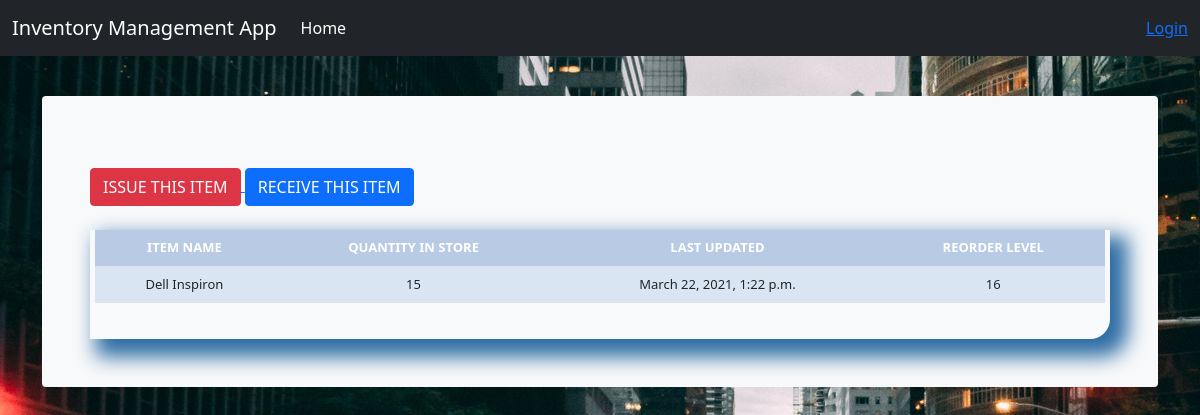
/item_detail/1/, run on an earlier commit of the app's database.
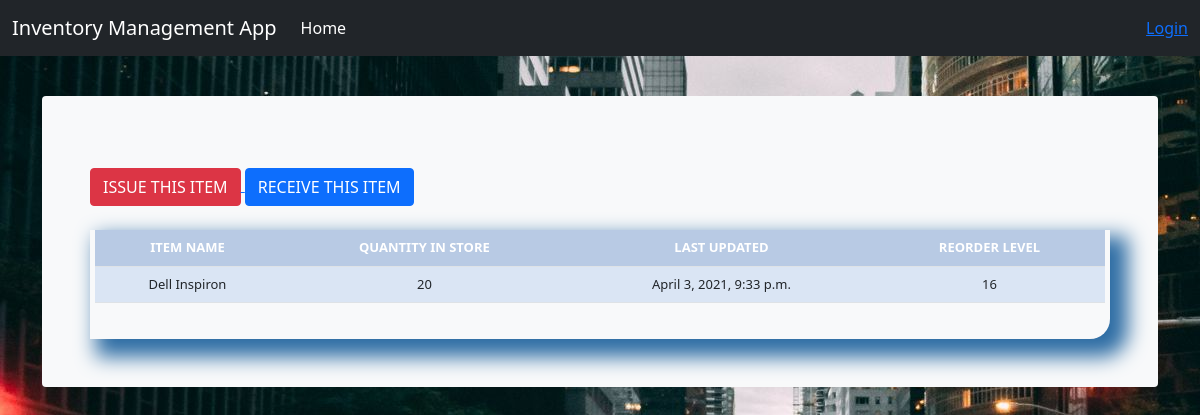
And on a later commit of the database.
### inventory/models.py (models this page shows, shortened)
class Stock(models.Model):
    category = models.CharField(
        max_length=50, blank=True, null=True)
    item_name = models.CharField(
        max_length=50, unique=True, blank=True, null=True)
    quantity = models.PositiveIntegerField(default=0, blank=True, null=True)
    receive_quantity = models.PositiveIntegerField(
        default=0, blank=True, null=True)
    received_by = models.CharField(max_length=50, blank=True, null=True)
    issue_quantity = models.PositiveIntegerField(
        default=0, blank=True, null=True)
    issued_by = models.CharField(max_length=50, blank=True, null=True)
    issued_to = models.CharField(max_length=50, blank=True, null=True)
    phone_number = models.CharField(max_length=15, blank=True, null=True)
    created_by = models.CharField(max_length=50, blank=True, null=True)
    reorder_level = models.PositiveIntegerField(
        default=0, blank=True, null=True)
    recorded_on = models.DateTimeField(auto_now_add=True)
    last_updated = models.DateTimeField(auto_now=True)

### inventory/views.py (the view)
# urls.py: path('item_detail/<str:pk>/', views.item_detail, name="item_detail"),
def item_detail(request, pk):
    queryset = Stock.objects.get(id=pk)
    context = {
        "queryset": queryset,
    }
    return render(request, "item_detail.html", context)

### inventory/templates/item_detail.html (shortened to what this page needs)
{% load static %}
{% load crispy_forms_tags %}
<!DOCTYPE html>
<html lang="en">
<head>
    <link href="{% static 'css/style.css' %}" rel="stylesheet">
    <link href="{% static 'css/bootstrap.min.css' %}" rel="stylesheet">
    <link href="{% static 'css/navbar-top-fixed.css' %}" rel="stylesheet">
</head>
{% include 'navbar.html' %}
<body>
    <br>
    <main class="container">
        <div class="bg-light p-5 rounded">
            <br>
            <a href="{% url 'issue_items' queryset.id %}">
                <div class='btn btn-danger'>ISSUE THIS ITEM</div>
            </a>
            <a href="{% url 'receive_items' queryset.id %}">
                <div class='btn btn-primary'>RECEIVE THIS ITEM</div>
            </a>
            <br><br>
            <div class="display_table">
                <table class='table'>
                    <tr>
                        <th>ITEM NAME</th>
                        <th>QUANTITY IN STORE</th>
                        <th>LAST UPDATED</th>
                        <th>REORDER LEVEL</th>
                    </tr>
                    <tr>
                        <td>{{queryset.item_name}}</td>
                        <td>{{queryset.quantity}}</td>
                        <td>{{queryset.last_updated}}</td>
                        <td>{{queryset.reorder_level}}</td>
                    </tr>
                </table>
            </div>
        </div>
    </main>
</body>
</html>

### inventory/templates/navbar.html (shortened to what this page needs)
<nav class="navbar navbar-expand-md navbar-dark fixed-top bg-dark">
    <div class="container-fluid">
        <a class="navbar-brand" href="/">Inventory Management App</a>
        <div class="collapse navbar-collapse" id="navbarCollapse">
            <ul class="navbar-nav me-auto mb-2 mb-md-0">
                <li class="nav-item">
                    <a class="nav-link active" aria-current="page" href="/">Home</a>
                </li>
            </ul>
            <ul class="navbar-nav">
                {% if request.user.is_authenticated %}
                <li><a href="/logout"><button class="btn btn-danger">{{ user }} | Log out</button></a></li>
                {% else %}
                <li><a href="/login">Login</a></li>
                {% endif %}
            </ul>
        </div>
    </div>
</nav>

### inventory/static/css/style.css (style rules this page uses)
body { background-color: #34eb6b; background-image: url("../img/bg.jpg"); }
.table { font-size: 13px; text-align: center; width: 95%; margin: auto; }
.table tr:nth-child(odd) { background: #B8CAE4 }
.table tr:nth-child(even) { background: #dae5f4 }
th { background-color: #337ab7; color: white; }
.display_table { border-bottom-right-radius: 20px; padding-left: 5px; padding-right: 5px; padding-bottom: 20px; box-shadow: 12px 12px 20px 6px #2e6da4; }

### inventory/static/css/navbar-top-fixed.css (style rules this page uses)
body { min-height: 75rem; padding-top: 4.5rem; }

What changed in the data, as far as the page shows it:
changed Stock "Dell Inspiron": quantity "15" → "20"; last_updated "March 22, 2021, 1:22 p.m." → "April 3, 2021, 9:33 p.m."
